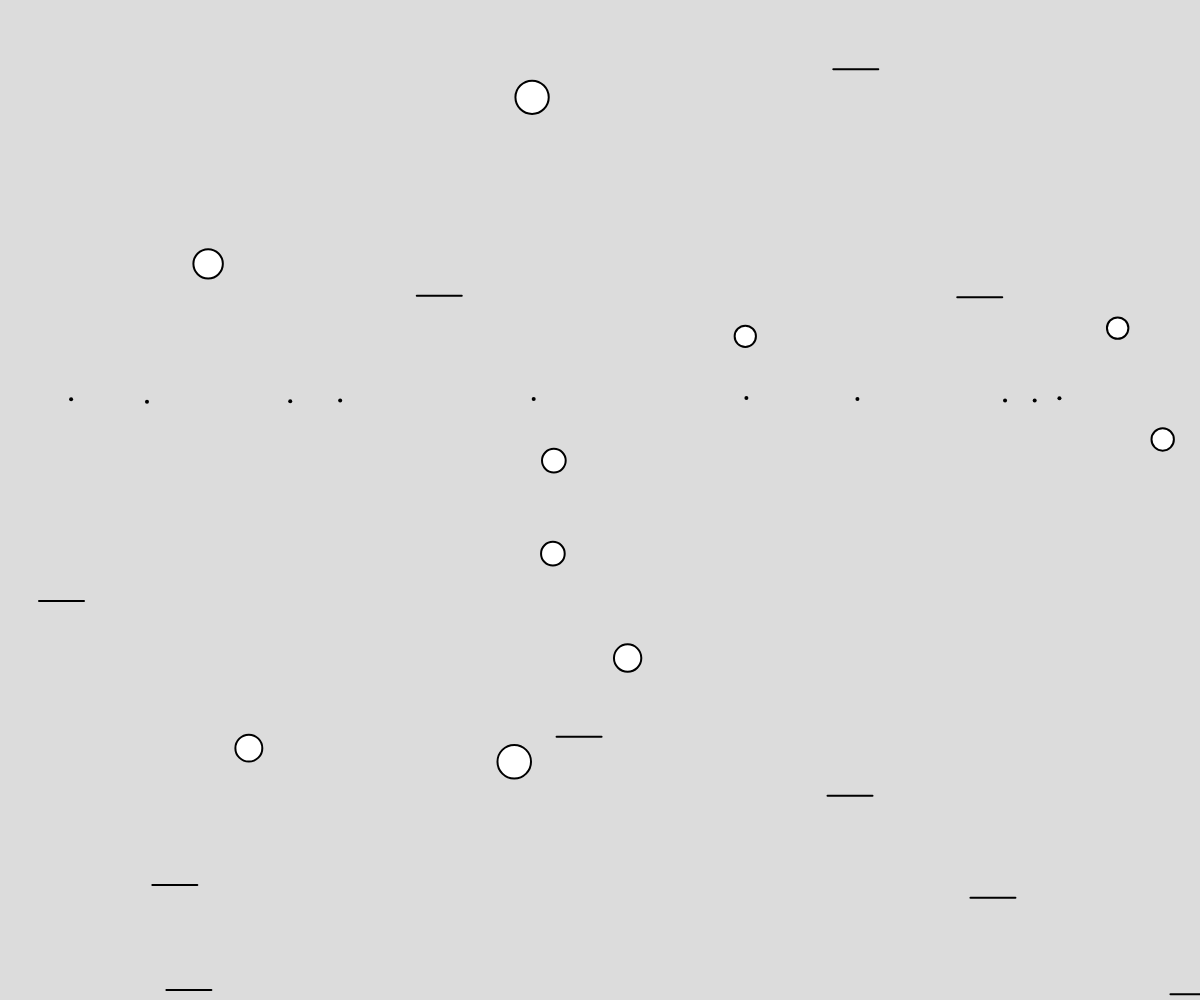
Frame 1 (no input)
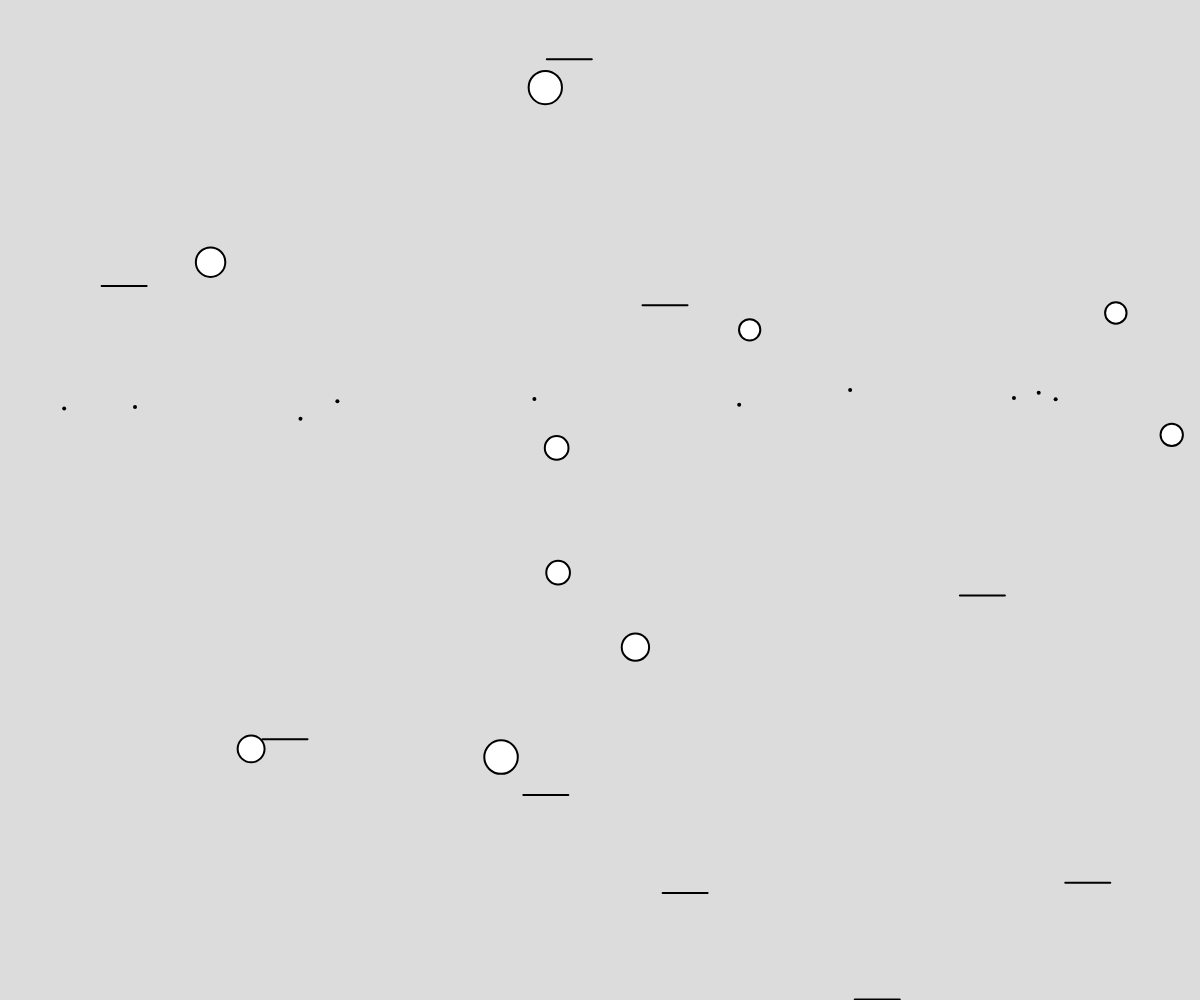
Frame 60 (no input)
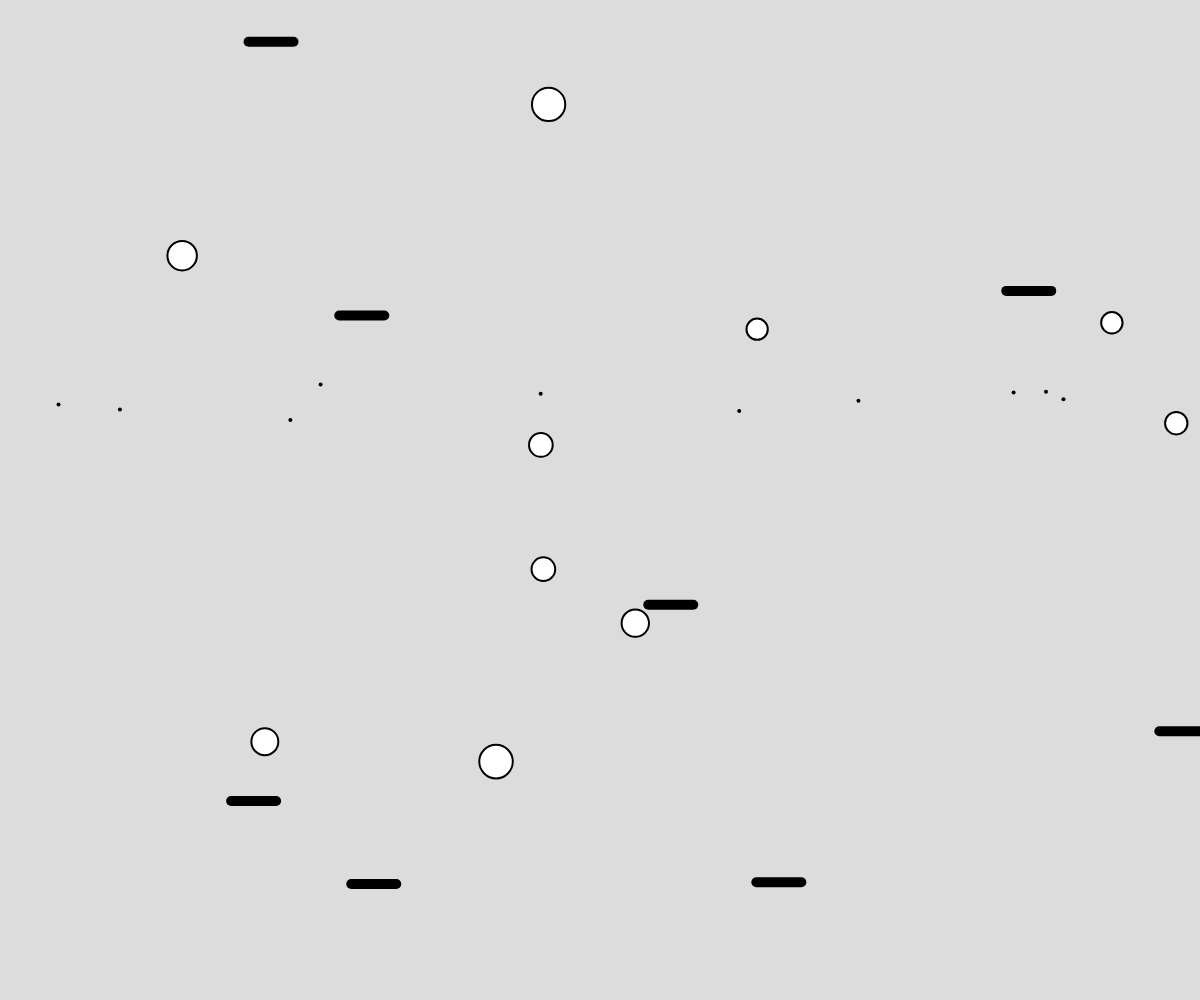
Frame 120 (the mouse pressed at the canvas centre since frame 60)

The p5.js sketch that drew these frames (run headless with seeded random() and noise() and a simulated clock; from frame 60 on, the mouse is pressed at the canvas centre):

// p5.js sketch
// ── sketch.js
// Multiple files and Inheritance
// Jayden Johnson
// 12/6/2024


let objects = [];



function setup() {
  createCanvas(windowWidth, windowHeight);
  for (let i = 10; i > 0; i--) {
    objects.push(new AnimatedObject(random(width), 400));
    objects.push(new CircleObject());
    objects.push(new LineObject());
  }
}

function draw() {
  background(220);
  for (let o of objects) {
    o.move();
    o.display();
  }
}

// ── AnimatedObject.js
//Parent Class - Animated Object

class AnimatedObject {
  constructor(x, y) {
    this.x = x; this.y = y;
    this.size = 1;
  }

  move(){
    this.x += random(-2,2);
    this.y += random(-2,2);
  }
  display(){
    strokeWeight(4);
    point(this.x, this.y);
  }
}
// ── CircleObject.js
//Child Class 1


//extends indicates we will inhereit from a parent
class CircleObject extends AnimatedObject{
  constructor(){
    super(random(width),random(height));
    this.size = random(20,40);
  }
  display(){ //override the display method
    strokeWeight(2);
    let d = dist(this.x, this.y, mouseX, mouseY);
    if(d <= this.size/2){
      fill(255,0,0);
    }
    else{
      fill(255);
    }

    circle(this.x,this.y,this.size);
        
  }
}

// ── LineObject.js
//Child Class 2

class LineObject extends AnimatedObject {
  constructor() {
    super(random(width), random(height));
  }

  move() {   //override but build on top of parent version
    super.move();
    this.x -= 5;
    if (this.x < 0) {
      this.x = width;
    }
  }
  display() {
    if (mouseIsPressed) {
      strokeWeight(10);
    }
    else {
      strokeWeight(2);
    }
    line(this.x, this.y, this.x + 45, this.y);
  }
}
